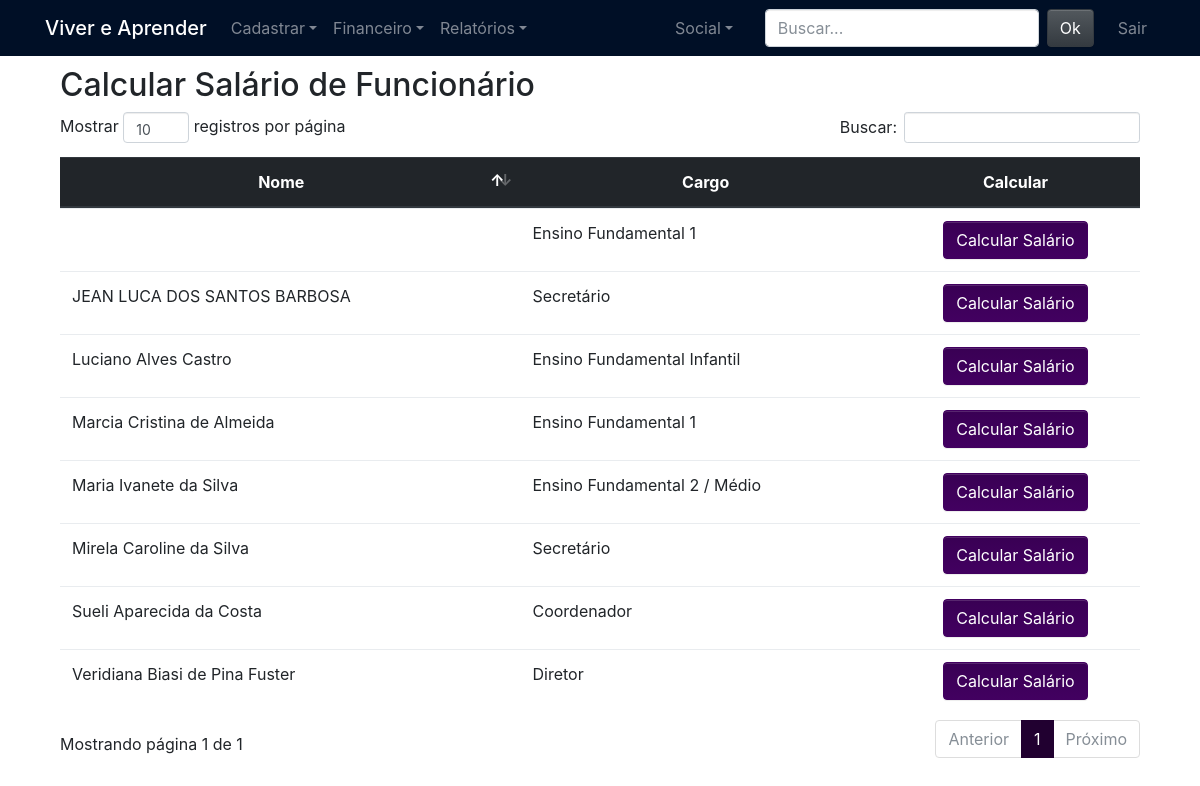
The app's page /FuncionariosCalculaSalario.php (signed in) with its own data.
### tables this page shows
CREATE TABLE `funcionario` (
  `cpf_funcionario` varchar(14) NOT NULL,
  `nome_funcionario` varchar(255) NOT NULL,
  `email_funcionario` varchar(255) NOT NULL,
  `senha_funcionario` varchar(255) DEFAULT NULL,
  `rg_funcionario` varchar(13) DEFAULT NULL,
  `telefone_funcionario` varchar(15) DEFAULT NULL,
  `numeroAgencia_funcionario` varchar(10) DEFAULT NULL,
  `numeroContaBancaria_funcionario` varchar(15) DEFAULT NULL,
  `salario_funcionario` decimal(7,0) DEFAULT NULL,
  `cargo_funcionario` varchar(50) DEFAULT NULL,
  `id_login` int(11) DEFAULT NULL,
  PRIMARY KEY (`cpf_funcionario`),
  KEY `id_login` (`id_login`),
  CONSTRAINT `id_login` FOREIGN KEY (`id_login`) REFERENCES `login` (`id_login`)
);

### DAO/FuncionarioDAO.php (called while the page is built, shortened)
<?php
	class FuncionarioDAO extends Funcionario
	{
		public static function read()
	    {
	        $query = "SELECT cpf_funcionario, nome_funcionario, cargo_funcionario FROM funcionario ORDER BY nome_funcionario";
	        $conexao = Conexao::pegarConexao();
	        $resultado = $conexao->query($query);
	        $lista = $resultado->fetchAll();
	        return $lista;
		}
	}

### FuncionariosCalculaSalario.php (the view, shortened to what this page needs)
<?php
    require_once("cabecalho.php");
    require_once('DAO/FuncionarioDAO.php');
?>
<?php
    try
    {
        $listaFuncionarios = FuncionarioDAO::read();
    }
    catch(Exception $e)
    {
        Erro::trataErro($e);
    }
?>
<link rel="stylesheet" type="text/css" href="node_modules/DataTables/datatables.min.css"/>
<h2>Calcular Salário de Funcionário</h2>
<div class="row">
    <div class="col-md-12">
        <table class="table table-hover tabelaPTBR" id="tabelaDeFuncionarios">
            <thead class="thead-dark" align="center">
                <tr>
                    <th>Nome</th>
                    <th>Cargo</th>
                    <th>Calcular</th>
                </tr>
            </thead>
            <tbody>
                <?php foreach ($listaFuncionarios as $linha): ?>
                    <tr>
                        <td><?php echo $linha['nome_funcionario'] ?></td>
                        <td><?php echo $linha['cargo_funcionario'] ?></td>
                        <td align="center"><a
                            href="CalculaSalarioFormulario.php?id=<?php echo $linha['id_funcionario'] ?>" class="btn btn-info">Calcular Salário</a>
                        </td>
                    </tr>
                <?php endforeach ?>
            </tbody>
        </table>
    </div>
</div>
<?php
    include("rodape.php");
?>

### records on screen
funcionario: cargo_funcionario "Ensino Fundamental 1"
funcionario: nome_funcionario "JEAN LUCA DOS SANTOS BARBOSA", cargo_funcionario "Secretário"
funcionario: nome_funcionario "Luciano Alves Castro", cargo_funcionario "Ensino Fundamental Infantil"
funcionario: nome_funcionario "Marcia Cristina de Almeida", cargo_funcionario "Ensino Fundamental 1"
funcionario: nome_funcionario "Maria Ivanete da Silva", cargo_funcionario "Ensino Fundamental 2 / Médio"
funcionario: nome_funcionario "Mirela Caroline da Silva", cargo_funcionario "Secretário"
funcionario: nome_funcionario "Sueli Aparecida da Costa", cargo_funcionario "Coordenador"
funcionario: nome_funcionario "Veridiana Biasi de Pina Fuster", cargo_funcionario "Diretor"
